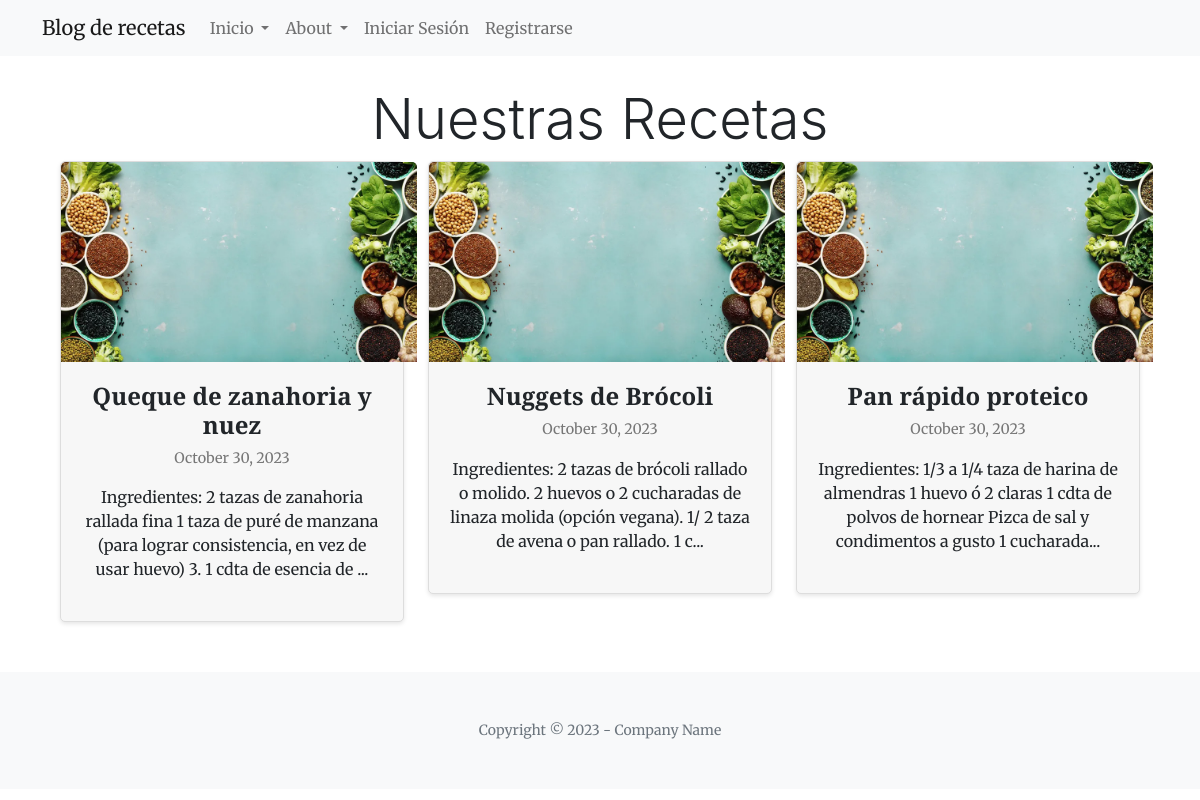
The app's page /App/blog/ with its own data.
### App/models.py (models this page shows, shortened)
class Receta(models.Model):
    titulo = models.CharField(max_length=200)
    autor = models.ForeignKey(Autor, on_delete=models.CASCADE)
    fecha_publicacion = models.DateTimeField(auto_now_add=True)
    categoria = models.ForeignKey(Categoria, on_delete=models.CASCADE)
    ingredientes = models.ManyToManyField(Ingrediente)
    instrucciones = models.TextField()
    tiempo_preparacion = models.PositiveIntegerField()
    porciones = models.PositiveIntegerField()

### App/views.py (the view)
# urls.py: path('blog/', views.blog, name='blog'),
def blog(request):
    recetas = Receta.objects.all()  # Obtén todas las recetas o filtra según tu lógica
    context = {'recetas': recetas}
    return render(request, 'Aplicacion/blog.html', context)

### App/models.py (called while the page is built)
    def __str__(self):
        return self.nombre

### App/templates/Aplicacion/blog.html (shortened to what this page needs)
{% extends "Aplicacion/padre.html" %}
{% load static %}
{% block contenidoquecambiar %}
    <div class="container recipe-list">
        <h1 class="display-4">Nuestras Recetas</h1>
        <div class="row">
            {% for receta in recetas %}
                <div class="col-md-4">
                    <div class="recipe-card">
                        <img src="{% static 'Aplicacion/img/recipe-bg.jpg' %}" class="recipe-img" alt="{{ receta.categoria }}">
                        <div class="recipe-details">
                            <h2 class="recipe-title">{{ receta.titulo }}</h2>
                            <p class="recipe-date">{{ receta.fecha_publicacion|date:"F d, Y" }}</p>
                            <p class="recipe-description">{{ receta.instrucciones|slice:":150" }}{% if receta.instrucciones|length > 150 %}...{% endif %}</p>
                        </div>
                    </div>
                </div>
            {% endfor %}
        </div>
    </div>
{% endblock %}

### App/templates/Aplicacion/padre.html (shortened to what this page needs)
<!DOCTYPE html>
<html lang="en">
    <head>
        {% load static %}
        <link href="https://cdn.jsdelivr.net/npm/bootstrap@5.3.2/dist/css/bootstrap.min.css" rel="stylesheet">
        <link rel="stylesheet" href="https://maxcdn.bootstrapcdn.com/bootstrap/4.5.2/css/bootstrap.min.css">
        <link href="https://cdn.jsdelivr.net/npm/bootstrap-icons@1.5.0/font/bootstrap-icons.css" rel="stylesheet" />
        <link href="https://cdnjs.cloudflare.com/ajax/libs/SimpleLightbox/2.1.0/simpleLightbox.min.css" rel="stylesheet" />
        <link href="{% static 'Aplicacion/css/styles.css'%}" rel="stylesheet" />
    </head>
    <body>
        <nav class="navbar navbar-expand-lg bg-body-tertiary">
            <div class="container">
                <a class="navbar-brand" href="#">Blog de recetas</a>
                <div class="collapse navbar-collapse" id="navbarNav">
                    <ul class="navbar-nav">
                        <li class="nav-item dropdown">
                            <a class="nav-link dropdown-toggle" href="#" id="clienteDropdown" role="button" data-toggle="dropdown" aria-haspopup="true" aria-expanded="false">
                                Inicio
                            </a>
                        </li>
                        <li class="nav-item dropdown">
                            <a class="nav-link dropdown-toggle" href="#" id="productoDropdown" role="button" data-toggle="dropdown" aria-haspopup="true" aria-expanded="false">
                                About
                            </a>
                        </li>
                        <ul class="navbar-nav">
                            {% if user.is_authenticated %}
                            <li class="nav-item dropdown">
                                <a class="nav-link dropdown-toggle" href="#" id="clienteDropdown" role="button" data-toggle="dropdown" aria-haspopup="true" aria-expanded="false">
                                    Usuario Sistema
                                </a>
                                <div class="dropdown-menu" aria-labelledby="clienteDropdown">
                                    <a class="dropdown-item" href="{% url 'perfil' %}">Perfil</a>
                                    <a class="dropdown-item" href="{% url 'editar_perfil' %}">Editar</a>
                                    <a class="dropdown-item" href="{% url 'eliminar_perfil' %}">Eliminar</a>
                                    <a class="dropdown-item" href="{% url 'cerrar_sesion' %}">Cerrar Sesion</a>
                                </div>
                            </li>
                            <li class="nav-item dropdown">
                                <a class="nav-link dropdown-toggle" href="#" id="productoDropdown" role="button" data-toggle="dropdown" aria-haspopup="true" aria-expanded="false">
                                    Autor
                                </a>
                                <div class="dropdown-menu" aria-labelledby="productoDropdown">
                                    <a class="dropdown-item" href="{% url 'crear_autor' %}">Crear Autor</a>
                                    <a class="dropdown-item" href="{% url 'lista_autores' %}">Mostrar Autores</a>
                                </div>
                            </li>
                             <li class="nav-item dropdown">
                                <a class="nav-link dropdown-toggle" href="#" id="productoDropdown" role="button" data-toggle="dropdown" aria-haspopup="true" aria-expanded="false">
                                    Categoria
                                </a>
                                <div class="dropdown-menu" aria-labelledby="productoDropdown">
                                    <a class="dropdown-item" href="{% url 'crear_categoria' %}">Crear Categoria</a>
                                    <a class="dropdown-item" href="{% url 'lista_categorias' %}">Mostrar Categorias</a>
                                </div>
                            </li>
                               <li class="nav-item dropdown">
                                <a class="nav-link dropdown-toggle" href="#" id="productoDropdown" role="button" data-toggle="dropdown" aria-haspopup="true" aria-expanded="false">
                                    Ingredientes
                                </a>
                                <div class="dropdown-menu" aria-labelledby="productoDropdown">
                                    <a class="dropdown-item" href="{% url 'crear_ingrediente' %}">Crear Ingredientes</a>
                                    <a class="dropdown-item" href="{% url 'lista_ingredientes' %}">Mostrar Ingredientes</a>
                                </div>
                            </li>
                             <li class="nav-item dropdown">
                                <a class="nav-link dropdown-toggle" href="#" id="productoDropdown" role="button" data-toggle="dropdown" aria-haspopup="true" aria-expanded="false">
                                    Recetas
                                </a>
                                <div class="dropdown-menu" aria-labelledby="productoDropdown">
                                    <a class="dropdown-item" href="{% url 'crear_receta' %}">Crear Recetas</a>
                                    <a class="dropdown-item" href="{% url 'lista_recetas' %}">Mostrar Recetas</a>
                                </div>
                            </li>
                            <li class="nav-item dropdown">
                                <a class="nav-link dropdown-toggle" href="#" id="clienteDropdown" role="button" data-toggle="dropdown" aria-haspopup="true" aria-expanded="false">
                                    Buscar
                                </a>
                                <div class="dropdown-menu" aria-labelledby="clienteDropdown">
                                    <a class="dropdown-item" href="{% url 'buscar_global' %}">BUSCAR</a>
                                </div>
                            </li>
                            <li class="nav-item dropdown">
                                <a class="nav-link dropdown-toggle" href="#" id="clienteDropdown" role="button" data-toggle="dropdown" aria-haspopup="true" aria-expanded="false">
                                    BLOG
                                </a>
                                <div class="dropdown-menu" aria-labelledby="clienteDropdown">
                                    <a class="dropdown-item" href="{% url 'blog' %}">BLOG</a>
                                </div>
                            </li>
                            <li class="nav-item">
                                <a class="nav-link" href="#">Bienvenido, {{ user.username }}</a>
                            </li>
                            {% else %}
                                <li class="nav-item">
                                    <a class="nav-link" href="{% url 'iniciar_sesion' %}">Iniciar Sesión</a>
                                </li>
                                <li class="nav-item">
                                    <a class="nav-link" href="{% url 'registro' %}">Registrarse</a>
                                </li>
                            {% endif %}
                        </ul>
                    </ul>
                </div>
            </div>
        </nav>
        {% block contenidoquecambiar %}
        {% endblock %}
        <footer class="bg-light py-5">
            <div class="container px-4 px-lg-5"><div class="small text-center text-muted">Copyright &copy; 2023 - Company Name</div></div>
        </footer>
    </body>
</html>

### App/templates/Aplicacion/blog.html (style rules this page uses)
.recipe-list { padding: 30px; text-align: center; }
.recipe-card { background: #f7f7f7; margin-bottom: 20px; border: 1px solid #ddd; border-radius: 5px; box-shadow: 0 2px 4px rgba(0, 0, 0, 0.1); transition: transform 0.2s; }
.recipe-img { max-height: 200px; object-fit: cover; border-radius: 5px 5px 0 0; }
.recipe-details { padding: 20px; }
.recipe-title { font-size: 1.5rem; font-weight: bold; }
.recipe-date { color: #777; font-size: 0.9rem; }
.recipe-description { margin-top: 10px; font-size: 1rem; }

### records on screen
Receta: titulo "Queque de zanahoria y nuez", fecha_publicacion "October 30, 2023", instrucciones "Ingredientes: 2 tazas de zanahoria rallada fina 1 taza de puré de manzana (para lograr consistencia, en vez de usar huevo) 3. 1 cdta de esencia de"
Receta: titulo "Nuggets de Brócoli", fecha_publicacion "October 30, 2023", instrucciones "Ingredientes: 2 tazas de brócoli rallado o molido. 2 huevos o 2 cucharadas de linaza molida (opción vegana). 1/ 2 taza de avena o pan rallado. 1 c"
Receta: titulo "Pan rápido proteico", fecha_publicacion "October 30, 2023", instrucciones "Ingredientes: 1/3 a 1/4 taza de harina de almendras 1 huevo ó 2 claras 1 cdta de polvos de hornear Pizca de sal y condimentos a gusto 1 cucharada"
